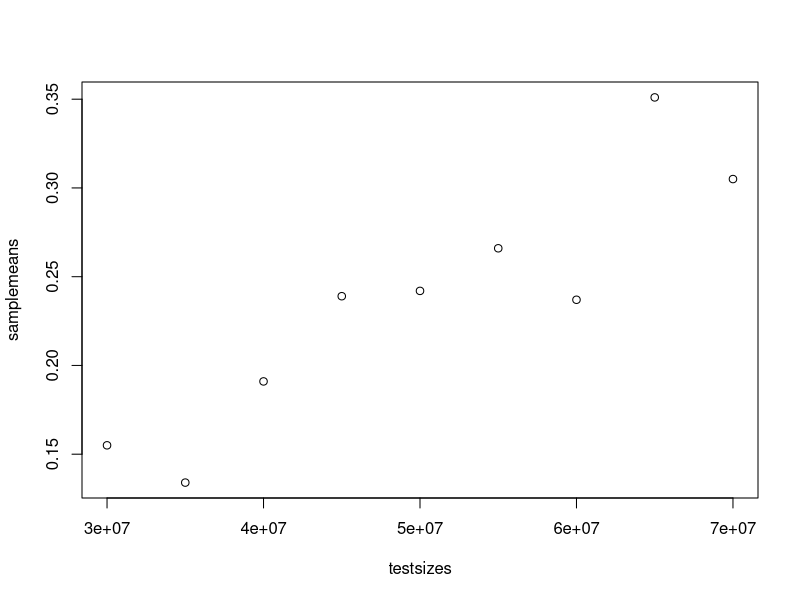
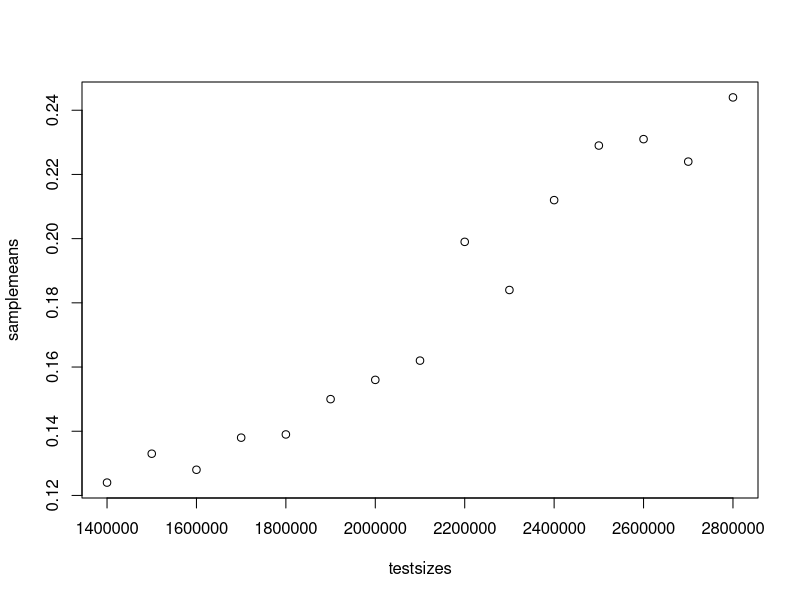
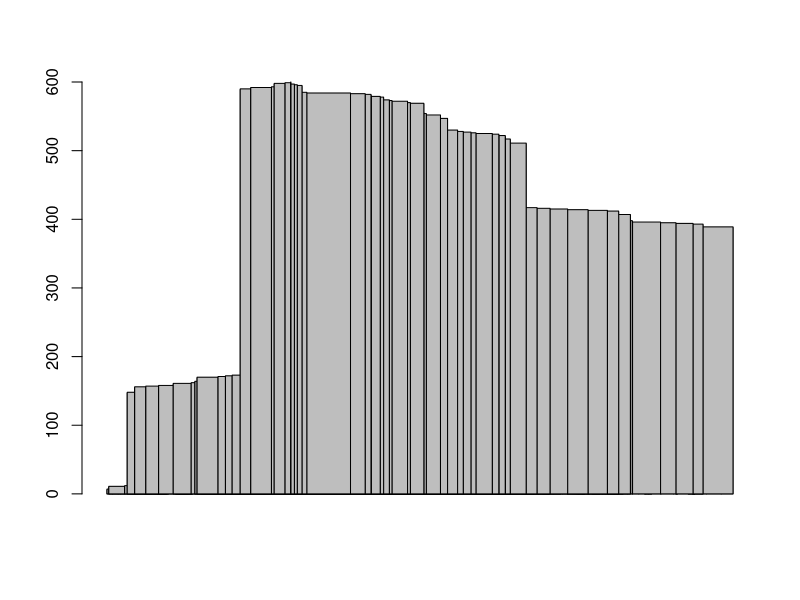
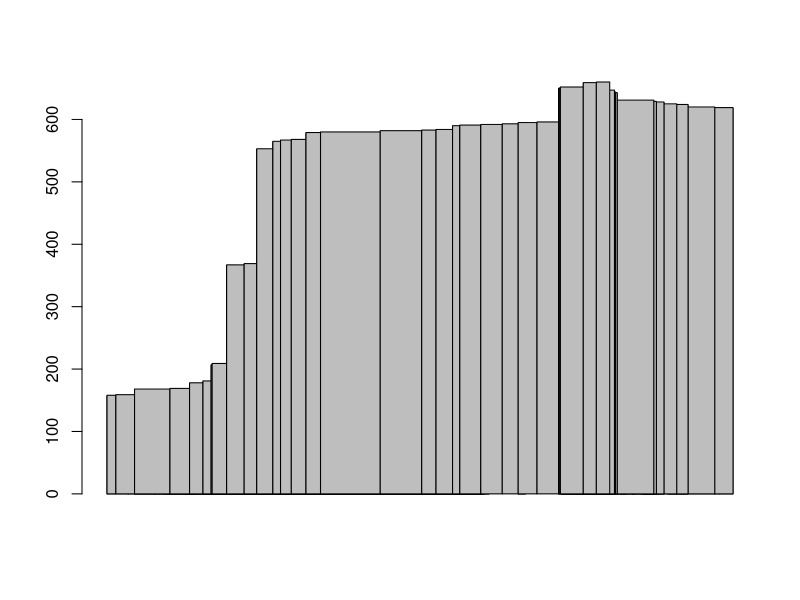
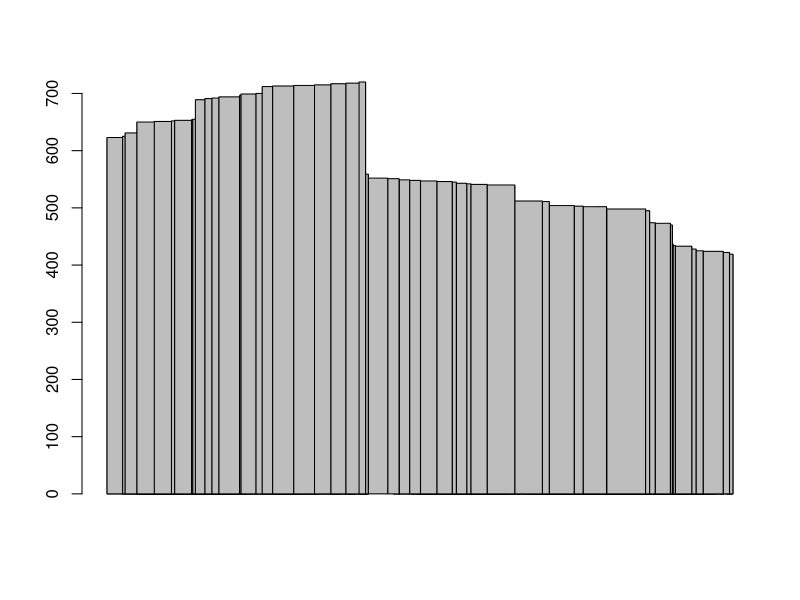
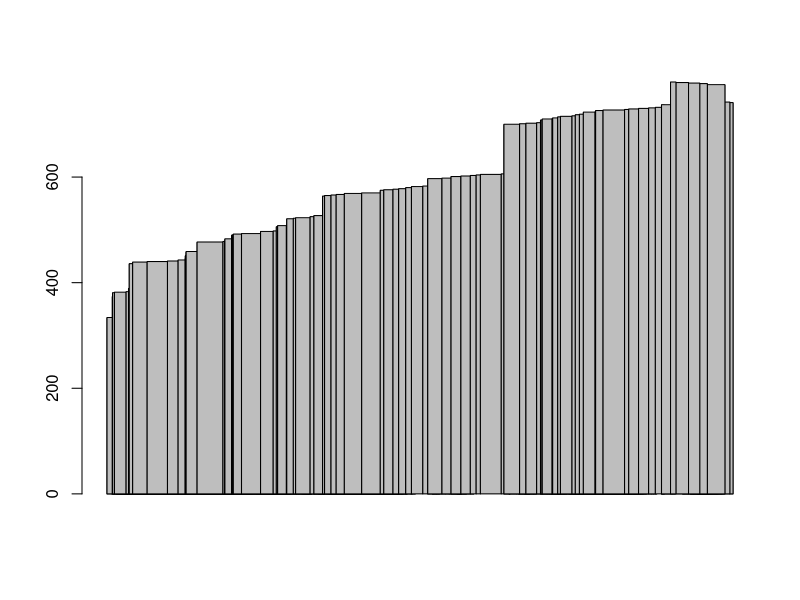
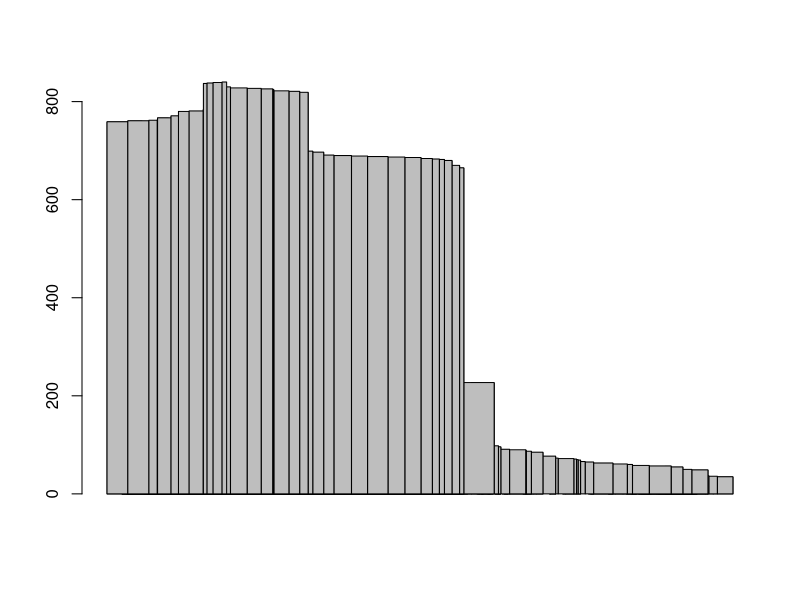
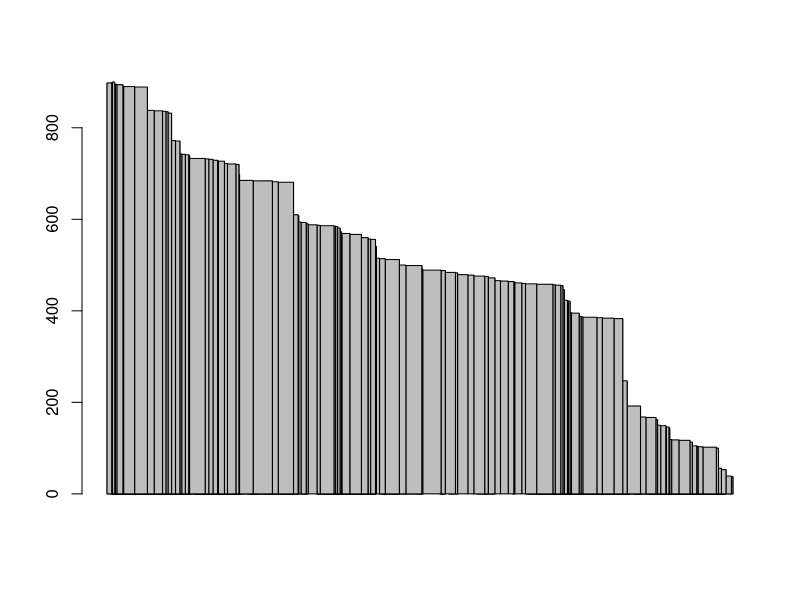

Write R code to recreate these figures, in order. (Note: this script raises an error after producing the figures.)
# Rohan McLure


# tests is the size of the data being input.
# samplesize is the number of trials allocated to each load size.
benchmark <- function(test, testsizes, nsamples)
{
	samplemeans <- c()

	for (i in 1:length(testsizes))
	{
		dataset = c()

		for (trial in 1:nsamples)
		{
			# Populates the entry for an input size with its trial time.
			dataset[trial] <- do.call(test,list(testsizes[i]))
		}

		print(dataset)

		samplemeans[i] <- mean(dataset)
	}

	pdf(file="performance_curve.pdf")
	plot(testsizes,samplemeans)

}

# Generates matrix A and vector b, solves for X = Ab, barplot contents of X.
matrix_arithmetic_bench <- function(size)
{
	A <- rand_matrix(TRUE, size)
	b <- rand_matrix(FALSE, size)

	# Solves matrix, plots contents of variable vector X.
	dt <- system.time(X <- solve(A,b))[1]
	dt <- dt + system.time(barplot(1:length(X),X))[1]
	return (dt)
}

# Multiplies matrices A and B
matrix_multiplication_bench <- function(size)
{
	A <- rand_matrix(TRUE, size)
	B <- rand_matrix(TRUE, size)

	return (system.time(A %*% B)[1])
}

rand_matrix <- function(is_matrix, slength)
{	
	n = slength

	if (is_matrix)
	{
		n <- n ** 2
	}

	# Generates a line of members for the matrix.
	members <- sample(-10:10, size=n, replace=TRUE)

	return( matrix((members), nrow=slength ))
}

# Reasonable test data: 5000000*30:50
divisibility_bench <- function(size)
{
	data <- sample(-100:100, size, replace=TRUE)
	moduli <- sample(1:10, size, replace=TRUE)

	return (system.time(data %% moduli)[1])
}

# Reasonable test data: 5000000*30:50
incrementation_bench <- function(size)
{
	# Vector of 0's of amount size.
	data <- rep(0,size)

	return (system.time(data <- data + 1)[1])
}

# 5000000*30:50
multiplication_bench <- function(size)
{
	data <- sample(-100:100, size, replace=TRUE)
	operand <- sample(-40:40)

	return(system.time(operand * data)[1])
}

logic_bench <- function(size)
{
	data <- (sample(0:1, size,replace=TRUE) %% 2)
	
}

#
#vector_column_synthesis_bench <- function(size)
#{
#	vectors <- c()	
#
#	for (i in 1:size)
#	{
#		vectors[i] <- rand_matrix(FALSE, size)
#	}
#
#	return (system.time(cbind(vectors))[1])
#}

# 5000000*15:25
significant_bench <- function(size)
{
	data <- runif(size, -10.0,10.0)
	sf <- sample(1:8, size, replace=TRUE)

	return(system.time(round(data,sf))[1])
}

# Function calls:

aggregate <- 0.0

# Allow tests to range 0.1 to 0.2 on Intel
aggregate <- aggregate + benchmark(multiplication_bench, 5000000*6:14, 1)
aggregate <- aggregate + benchmark(significant_bench, 100000*14:28, 1)
aggregate <- aggregate + benchmark(matrix_arithmetic_bench, 60*10:15, 1)
aggregate <- aggregate + benchmark(incrementation_bench, 5000000*8:23, 1)
aggregate <- aggregate + benchmark(matrix_multiplication_bench, 6*87:98, 1)
aggregate <- aggregate + benchmark(divisibility_bench, 1000000*8:16, 1)
